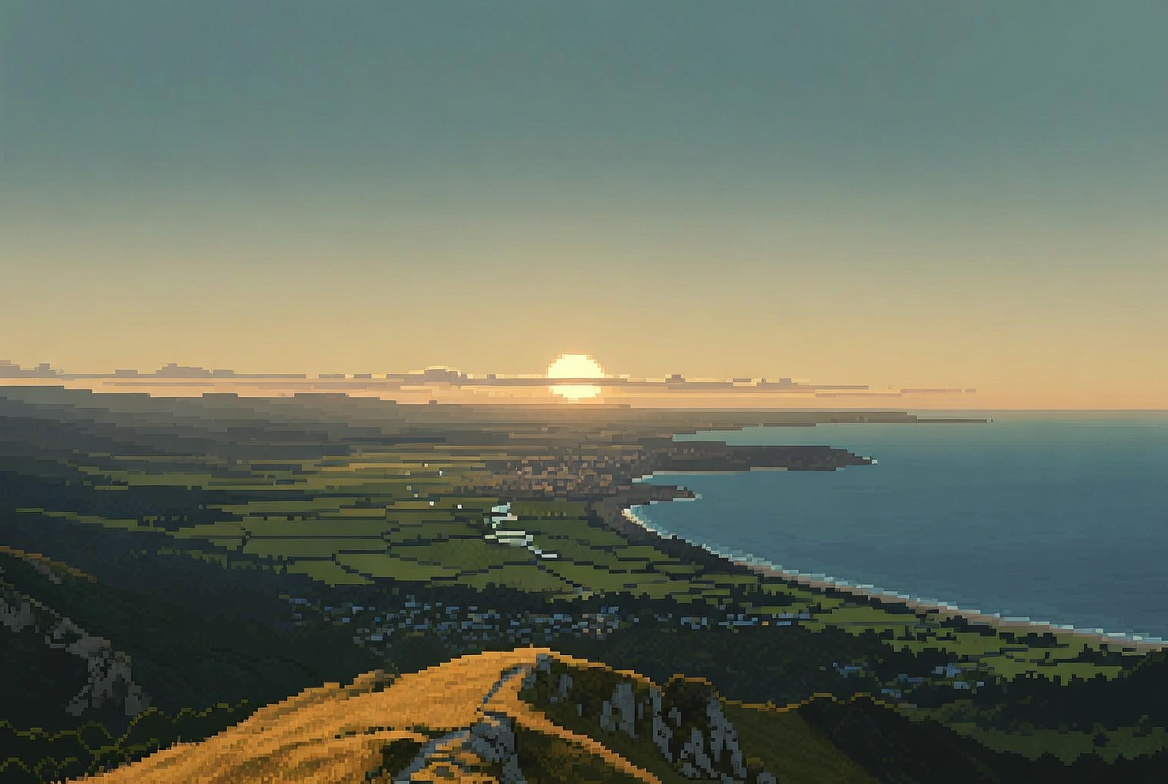
#> input picture TITLE.jpg, 1168 x 784 px
$ python make_credits.py ../TITLE.jpg
#> lines starting #> are read from the running program, lines starting #| are printed output that depends on the picture
#!/usr/bin/env python3
"""Convert a source image into the Pounamu THE END backdrop (BG1 behind the letters).
Writes graphics/credits/pounamu_end.{png,bin,pal}. 15 colors (palette 14 slots 1-15)."""
import sys, struct
from PIL import Image
import numpy as np

SRC = sys.argv[1]
GFXDIR = 'graphics/credits'
NCOLORS = 15
MAXTILES = 512
SKY_SPLIT = 56

im = Image.open(SRC).convert('RGB').resize((240,160), Image.LANCZOS)
a = np.asarray(im)
lum = a.astype(int).sum(axis=2)
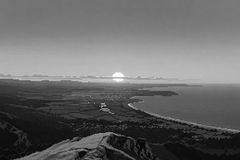
#> lum: shape (160, 240) int64; min 38, max 716, mean 316.2; drawn with min black and max white
sun_px = a[lum >= np.percentile(lum, 99.7)]
#> sun_px = 116 rows, first 8: [237, 210, 150], [242, 230, 172], [244, 228, 173], [243, 228, 171], [243, 228, 174], [239, 216, 154], [243, 223, 163], [248, 246, 195]
r_, g_, b_ = a[...,0].astype(int), a[...,1].astype(int), a[...,2].astype(int)
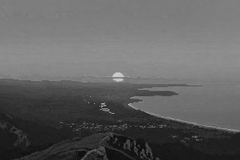
#> b_: shape (160, 240) int64; min 9, max 207, mean 97
green_px = a[(g_ > r_*0.95) & (g_ > b_*1.1) & (lum > 150) & (lum < 620)]
boost = np.vstack([a.reshape(-1,3)] + [sun_px]*40 + ([green_px]*6 if len(green_px) else []))
side = int(len(boost)**0.5)
#> side = 301
boost_img = Image.fromarray(boost[:side*side].reshape(side,side,3))
pal_src = boost_img.quantize(colors=NCOLORS, method=Image.MEDIANCUT, kmeans=25, dither=Image.Dither.NONE)
q = im.quantize(palette=pal_src, dither=Image.Dither.NONE)
qd = im.quantize(palette=pal_src, dither=Image.Dither.FLOYDSTEINBERG)
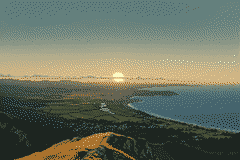
#> qd: PIL image 240x160 P; mean R, G, B 106.4, 113.6, 97.3
q.paste(qd.crop((0,SKY_SPLIT,240,160)), (0,SKY_SPLIT))
pal = pal_src.getpalette()[:NCOLORS*3]
#> pal = 45 values, max 251 at index 0, min 29 at index 42, mean 127.4
px = np.asarray(q, dtype=np.uint8) + 1

full = np.full((256,256), px[0,0], dtype=np.uint8)
#> full: shape (256, 256); every value is 10
full[:160,:240] = px
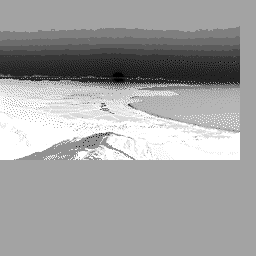
#> full: shape (256, 256); min 1, max 15, mean 9.86; drawn with min black and max white

tiles = {}; order = []
tilemap = np.zeros((32,32), dtype=np.uint16)
for ty in range(32):
    for tx in range(32):
        t = full[ty*8:(ty+1)*8, tx*8:(tx+1)*8]
        cands = [(t,0,0),(t[:, ::-1],1,0),(t[::-1,:],0,1),(t[::-1,::-1],1,1)]
        hit=None
        for c,hf,vf in cands:
            k=c.tobytes()
            if k in tiles: hit=(tiles[k],hf,vf); break
        if hit is None:
            idx=len(order); tiles[t.tobytes()]=idx; order.append(t.copy()); hit=(idx,0,0)
        idx,hf,vf=hit
        tilemap[ty,tx] = idx | (hf<<10) | (vf<<11) | (14<<12)
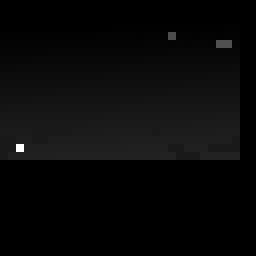
#> tilemap: shape (32, 32) uint16 (shown 8 times larger); min 57344, max 60816, mean 57467; drawn with min black and max white
#> after the loop, order = 470 items; tiles = 470 items
n=len(order)
#> n = 470
print('unique tiles (exact):',n)
#| unique tiles (exact): 470
T=0
while n>MAXTILES and T<6:
    T+=1
    arr=np.stack(order)
    keep=[]; remap={}
    for i in range(len(arr)):
        merged=False; ti=arr[i]
        for j in keep:
            for cand in (arr[j],arr[j][:, ::-1],arr[j][::-1,:],arr[j][::-1,::-1]):
                if int((ti!=cand).sum())<=T: remap[i]=j; merged=True; break
            if merged: break
        if not merged: remap[i]=i; keep.append(i)
    newindex={}; neworder=[]
    for j in keep: newindex[j]=len(neworder); neworder.append(order[j])
    flat=tilemap.flatten()
    for k in range(len(flat)):
        e=int(flat[k]); idx=e&0x3FF
        flat[k]=(e & ~0x3FF)|newindex[remap[idx]]
    tilemap=flat.reshape(32,32); order=neworder; n=len(order)
    print(f'approx merge T={T}: {n} tiles')
#> this loop made 0 passes
#> after the loop, T = 0
if n>MAXTILES:
    print('over budget', file=sys.stderr); sys.exit(2)

rows=(n+15)//16
#> rows = 30
sheet=np.zeros((rows*8,128),dtype=np.uint8)
for i,t in enumerate(order):
    r,c=divmod(i,16)
    sheet[r*8:(r+1)*8, c*8:(c+1)*8]=t
#> this loop made 470 passes
#> (r, c) on passes 1 to 3: (0, 0), (0, 1), (0, 2)
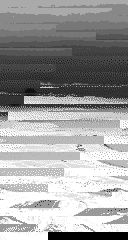
#> sheet: shape (240, 128); min 0, max 15, mean 9.34; drawn with min black and max white
out=Image.fromarray(sheet, mode='P')
#> out: PIL image 128x240 P; every value is 0
palette=[0,0,0]+pal
#> palette = 48 values, max 251 at index 3, min 0 at index 0, mean 119.5
out.putpalette(palette+[0,0,0]*(256-16))
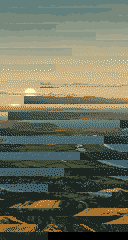
#> out: PIL image 128x240 P; mean R, G, B 108.1, 111.1, 92
out.save(f'{GFXDIR}/pounamu_end.png')
open(f'{GFXDIR}/pounamu_end.bin','wb').write(tilemap.astype('<u2').tobytes())
with open(f'{GFXDIR}/pounamu_end.pal','w') as f:
    f.write('JASC-PAL\r\n0100\r\n16\r\n0 0 0\r\n')
    for i in range(NCOLORS):
        f.write(f'{pal[i*3]} {pal[i*3+1]} {pal[i*3+2]}\r\n')
print('credits backdrop written')
